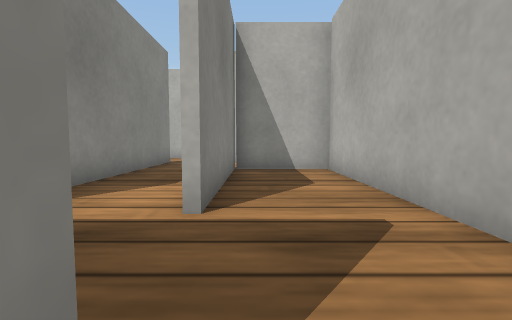
View 1 (above)

19 first-person views from a walk through a robot-simulator world made for Webots. The camera is 0.04 m above the floor, tilts 4° down and sees 85° across. The floor is counted in squares, 0.05 m on a side. Each view is taken from the middle of a square. On the plan, view 1 faces up. The plan holds only what a view shows up to about 11 squares ahead; the rest is blank. Robots are left out. Webots' stock objects and surfaces are drawn as simple stand-ins.

View 2
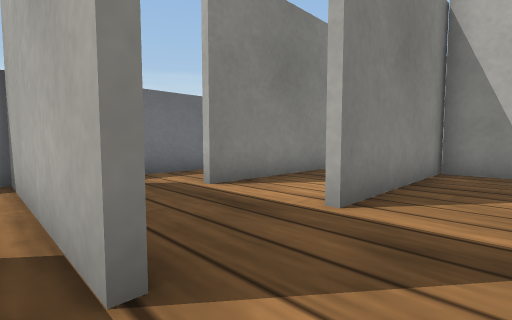

View 3
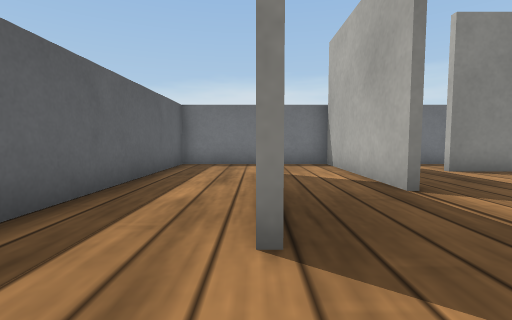

View 4
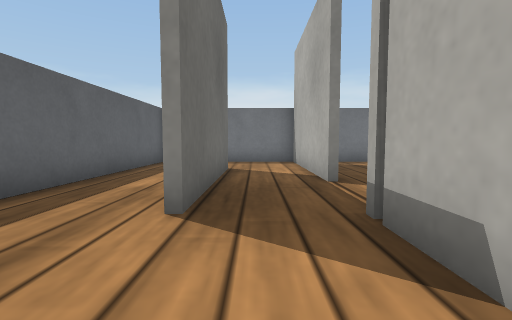

View 5
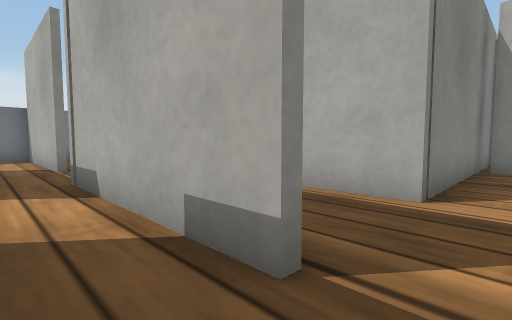

View 6
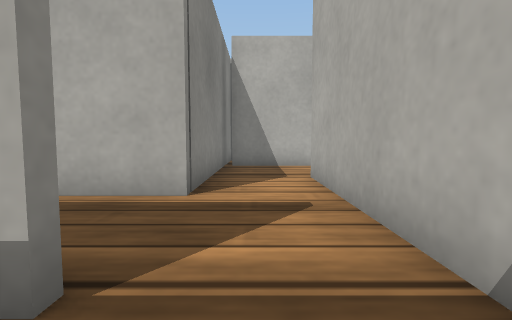

View 7
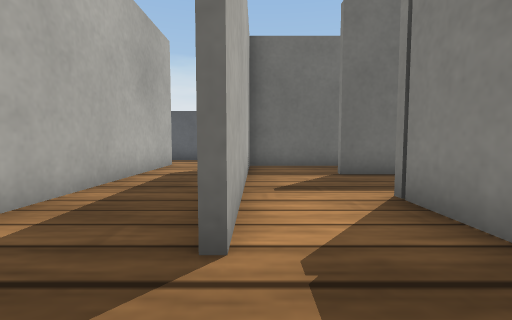

View 8
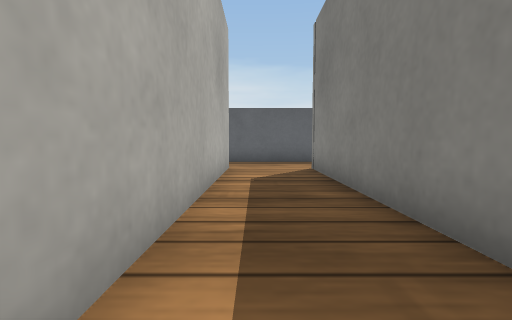

View 9
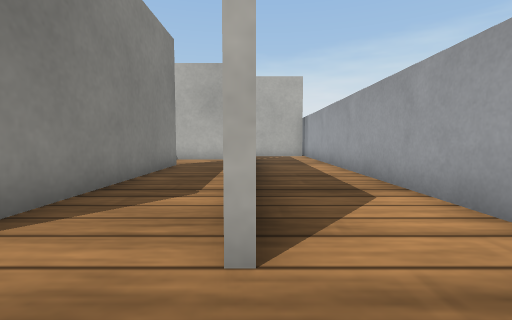

View 10
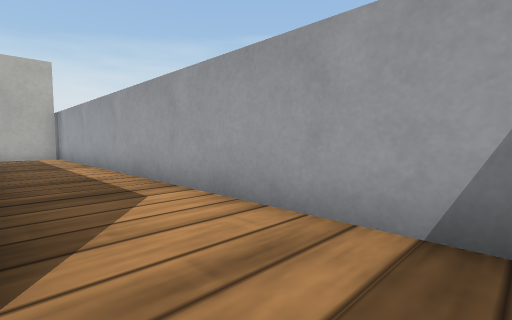

View 11
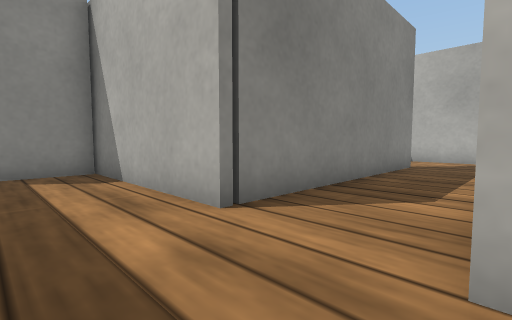

View 12
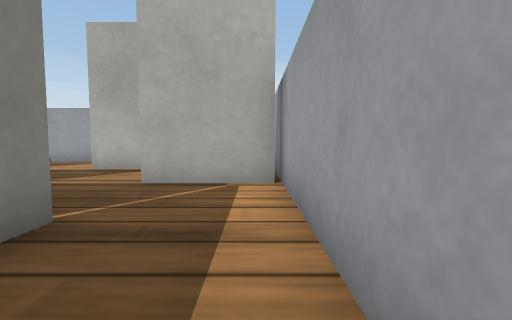

View 13
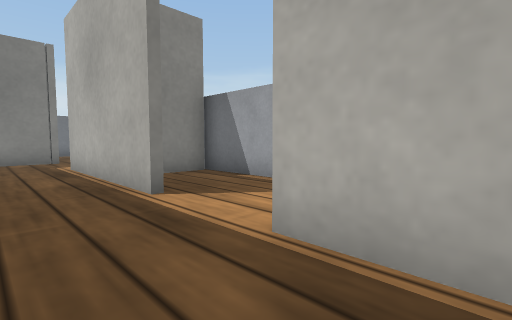

View 14
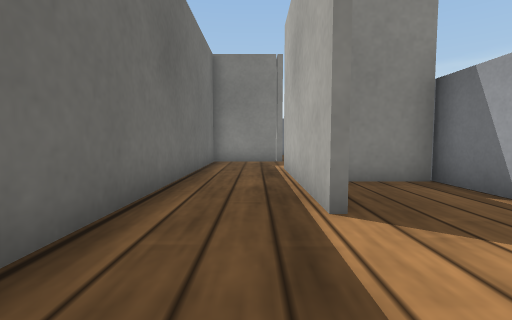

View 15
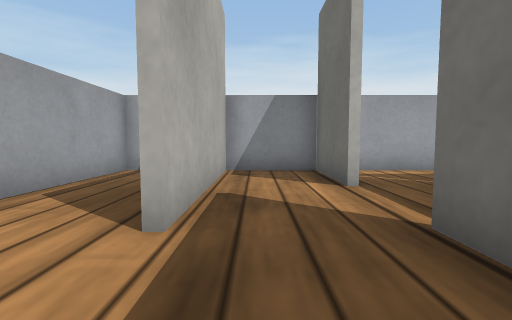

View 16
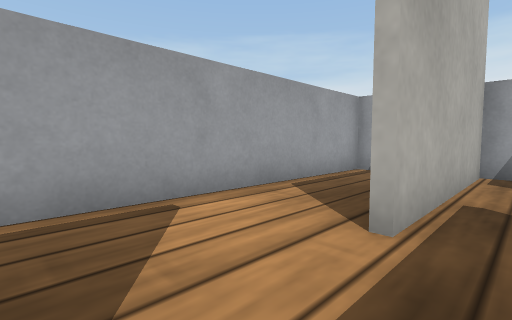

View 17
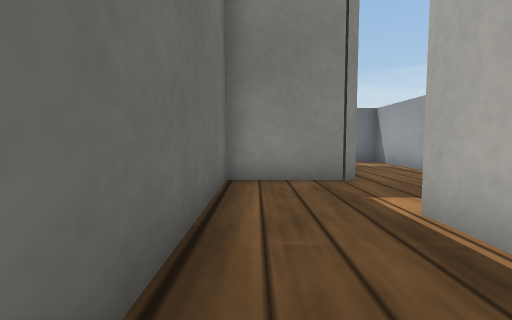

View 18
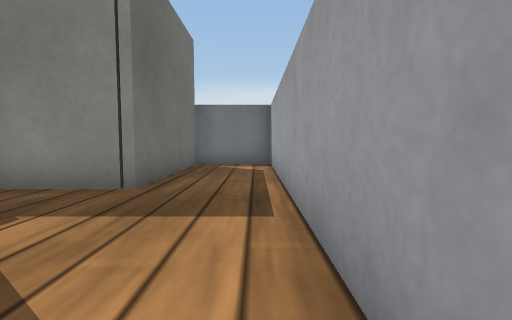

View 19
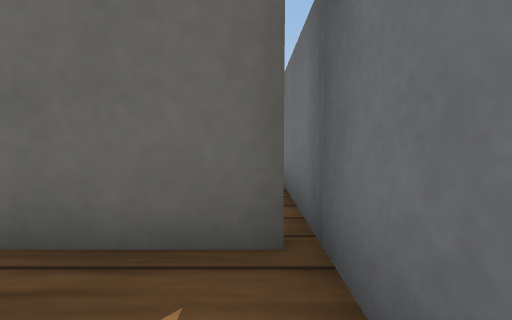

### Floor plan
Points are (right, up) in squares from view 1. A wall is a line through its corners. A room is listed if a view was taken in it or the views show most of it. See-through windows are left out.
Room 1 (views 1, 2, 3, 4, 5, 6, 7, 8, 9, 10, 11, 12, 13, 14, 15, 16, 17, 18, 19)
walls: (2, 2.1) (2, 7.8) (-0.6, 7.8); (9.4, 5.1) (9.4, -2) (4.6, -2) (4.6, -3.8); (5.6, 0.4) (7, 0.4); (7.1, 0.2) (2.4, 0.2); (7, 10.1) (7, 3) (5.1, 3); (10.6, 7.8) (7.3, 7.8); (-0.6, 8.1) (-0.6, 3); (6.4, -1.8) (9.5, -1.8); (-0.4, 0.4) (-5.5, 0.4) (-5.5, -4.5) (1.4, -4.5); (12, 7.7) (12, 7.1); (9.2, -1.4) (9.2, 5.1); (7.1, 12.8) (2, 12.8); (11.8, 10.4) (14.4, 10.4); (-3.2, 10.5) (-3.2, 3); (11.8, -2.4) (11.8, 5.2); (8.9, -4.5) (12, -4.5); (-2.9, -1.8) (2, -1.8); (4.6, 15.5) (4.6, 13.7); (-5.5, 4.5) (-5.5, 2); (14.4, 10.2) (11.8, 10.2); (-5.2, 13) (-0.6, 13) (-0.6, 10.4) (9.5, 10.4); (14.5, -4) (14.5, 12.8) (9.4, 12.8); (14.5, 15) (14.5, 15.5) (-5.5, 15.5) (-5.5, 10)

Where each view was taken, in squares from view 1:
view 1: 0 up, 0 right, facing up
view 2: 0 up, 1 right, facing up-left
view 3: 2 down, 4 right, facing left
view 4: 1 down, 5 right, facing left
view 5: 1 down, 8 right, facing up-left
view 6: 1 down, 8 right, facing up
view 7: 7 up, 9 right, facing down
view 8: 6 up, 11 right, facing down
view 9: 4 down, 12 right, facing up
view 10: 4 down, 12 right, facing up-right
view 11: 4 down, 12 right, facing up-left
view 12: 5 up, 14 right, facing up
view 13: 11 up, 11 right, facing up-left
view 14: 12 up, 10 right, facing left
view 15: 12 up, 7 right, facing right
view 16: 12 up, 7 right, facing up-right
view 17: 11 up, 5 right, facing left
view 18: 15 up, 4 right, facing left
view 19: 15 up, 5 left, facing down
